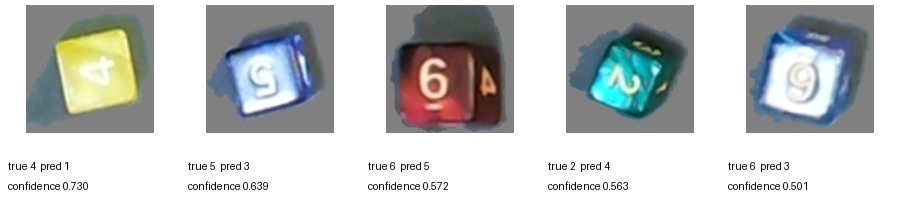
#> input picture models/d6_center/misclassified_test_images.png, 900 x 205 px, given in place of the camera
$ python calibrate_camera.py   (older library calls are emulated)
#> lines starting #> are read from the running program, lines starting #| are printed output that depends on the picture
### icy_dice/camera.py
"""Camera capability probing, calibration, locking, and drift detection.

The camera driver is allowed to decline any property.  This module records
what it can actually read and set instead of assuming that every OpenCV
``CAP_PROP_*`` value is implemented.
"""

from __future__ import annotations

from dataclasses import asdict, dataclass, field
from datetime import datetime
import json
import math
from pathlib import Path
import time
from typing import Iterable

import cv2
import numpy as np


CAMERA_REPORT_PATH = Path("calibration/camera_calibration.json")
CAMERA_PREVIEW_PATH = Path("calibration/camera_calibration_preview.png")

# Diagnostic thresholds.  These are deliberately broad: the goal is to catch
# a changed lighting/camera state, not to declare one artistic exposure ideal.
DARK_MEAN_LUMA = 45.0
BRIGHT_MEAN_LUMA = 210.0
MAX_SHADOW_FRACTION = 0.25
MAX_HIGHLIGHT_FRACTION = 0.03
MIN_ABSOLUTE_SHARPNESS = 60.0
MAX_SETTLED_LUMA_STD = 2.5
MAX_SETTLED_LUMA_RANGE = 8.0
MAX_SETTLED_CHANNEL_RANGE = 5.0

# Drift relative to the empty-tray background reference.
MAX_REFERENCE_LUMA_DELTA = 8.0
MAX_REFERENCE_LUMA_FRACTION = 0.10
MAX_REFERENCE_CHANNEL_DELTA = 8.0
MIN_REFERENCE_SHARPNESS_RATIO = 0.60
MAX_PROPERTY_DELTAS = {
    "exposure": 0.10,
    "gain": 0.50,
    "white_balance_temperature": 75.0,
    "focus": 1.0,
    "auto_exposure": 0.10,
    "auto_white_balance": 0.10,
    "autofocus": 0.10,
}


@dataclass(frozen=True)
class PropertySpec:
    name: str
    property_id: int
    writable_probe: bool = False


PROPERTY_SPECS: tuple[PropertySpec, ...] = (
    PropertySpec("frame_width", cv2.CAP_PROP_FRAME_WIDTH),
    PropertySpec("frame_height", cv2.CAP_PROP_FRAME_HEIGHT),
    PropertySpec("fps", cv2.CAP_PROP_FPS),
    PropertySpec("fourcc", cv2.CAP_PROP_FOURCC),
    PropertySpec("format", cv2.CAP_PROP_FORMAT),
    PropertySpec("mode", cv2.CAP_PROP_MODE),
    PropertySpec("brightness", cv2.CAP_PROP_BRIGHTNESS, True),
    PropertySpec("contrast", cv2.CAP_PROP_CONTRAST, True),
    PropertySpec("saturation", cv2.CAP_PROP_SATURATION, True),
    PropertySpec("hue", cv2.CAP_PROP_HUE, True),
    PropertySpec("gain", cv2.CAP_PROP_GAIN, True),
    PropertySpec("exposure", cv2.CAP_PROP_EXPOSURE, True),
    PropertySpec("auto_exposure", cv2.CAP_PROP_AUTO_EXPOSURE, True),
    PropertySpec(
        "white_balance_temperature",
        cv2.CAP_PROP_WB_TEMPERATURE,
        True,
    ),
    PropertySpec("auto_white_balance", cv2.CAP_PROP_AUTO_WB, True),
    PropertySpec("focus", cv2.CAP_PROP_FOCUS, True),
    PropertySpec("autofocus", cv2.CAP_PROP_AUTOFOCUS, True),
    PropertySpec("sharpness", cv2.CAP_PROP_SHARPNESS, True),
    PropertySpec("gamma", cv2.CAP_PROP_GAMMA, True),
    PropertySpec("backlight", cv2.CAP_PROP_BACKLIGHT, True),
    PropertySpec("zoom", cv2.CAP_PROP_ZOOM, True),
    PropertySpec("pan", cv2.CAP_PROP_PAN, True),
    PropertySpec("tilt", cv2.CAP_PROP_TILT, True),
    PropertySpec("iris", cv2.CAP_PROP_IRIS, True),
)


@dataclass(frozen=True)
class CameraProperty:
    name: str
    property_id: int
    value: float | None
    readable: bool
    settable: bool | None


@dataclass(frozen=True)
class CameraSnapshot:
    captured_at: str
    backend: str
    properties: dict[str, CameraProperty]

    def value(self, name: str) -> float | None:
        item = self.properties.get(name)
        return None if item is None else item.value

    # [9 lines left out: function to_dict, not called in this run]


@dataclass(frozen=True)
class FrameMetrics:
    mean_luminance: float
    luminance_std: float
    shadow_fraction: float
    highlight_fraction: float
    sharpness: float
    mean_blue: float
    mean_green: float
    mean_red: float

    @property
    def channel_means(self) -> tuple[float, float, float]:
        return (self.mean_blue, self.mean_green, self.mean_red)


@dataclass(frozen=True)
class StabilityMetrics:
    frame_count: int
    mean_luminance: float
    luminance_std_across_frames: float
    luminance_range: float
    mean_shadow_fraction: float
    mean_highlight_fraction: float
    median_sharpness: float
    minimum_sharpness: float
    channel_ranges: tuple[float, float, float]


@dataclass(frozen=True)
class ControlAction:
    control: str
    attempted: bool
    succeeded: bool
    before: float | None
    requested: float | None
    after: float | None
    note: str = ""


@dataclass(frozen=True)
class CameraCalibrationReport:
    created_at: str
    before_settle: CameraSnapshot
    settled: CameraSnapshot
    locked: CameraSnapshot
    settle_metrics: StabilityMetrics
    locked_metrics: StabilityMetrics
    actions: tuple[ControlAction, ...]
    warnings: tuple[str, ...]
    preview_metrics: FrameMetrics | None = None

    # [14 lines left out: function to_dict, not called in this run]


@dataclass(frozen=True)
class CameraReference:
    created_at: str
    snapshot: CameraSnapshot
    frame_metrics: FrameMetrics

    # [6 lines left out: function to_dict, not called in this run]


@dataclass(frozen=True)
class CameraHealth:
    checked_at: str
    current_snapshot: CameraSnapshot
    current_metrics: FrameMetrics
    warnings: tuple[str, ...]

    @property
    def healthy(self) -> bool:
        return not self.warnings

    # [8 lines left out: function to_dict, not called in this run]


def _finite(value: float) -> bool:
    return isinstance(value, (int, float)) and math.isfinite(float(value))


def _read_property(camera: cv2.VideoCapture, property_id: int) -> float | None:
    try:
        value = float(camera.get(property_id))
    except (TypeError, ValueError, cv2.error):
        return None
    return value if _finite(value) else None


def _same_value_probe(
    camera: cv2.VideoCapture,
    property_id: int,
    value: float | None,
) -> bool | None:
    if value is None:
        return False
    try:
        return bool(camera.set(property_id, float(value)))
    except cv2.error:
        return False


def capture_snapshot(
    camera: cv2.VideoCapture,
    *,
    probe_writable: bool = False,
) -> CameraSnapshot:
#> called with probe_writable = True
    try:
        backend = camera.getBackendName()
    except (AttributeError, cv2.error):
        backend = "unknown"

    properties: dict[str, CameraProperty] = {}
    for spec in PROPERTY_SPECS:
        value = _read_property(camera, spec.property_id)
        settable = (
            _same_value_probe(camera, spec.property_id, value)
            if probe_writable and spec.writable_probe
            else None
        )
        properties[spec.name] = CameraProperty(
            name=spec.name,
            property_id=spec.property_id,
            value=value,
            readable=value is not None,
            settable=settable,
        )
#> in collect_stability, frame is the input picture: shape (205, 900, 3); mean B, G, R 197.6, 198.2, 195.2

    return CameraSnapshot(
        captured_at=datetime.now().isoformat(timespec="seconds"),
        backend=backend,
        properties=properties,
    )


def measure_frame(frame: np.ndarray) -> FrameMetrics:
    if frame is None or frame.size == 0:
        raise ValueError("Cannot measure an empty frame.")

    if frame.ndim == 2:
        gray = frame
        blue = green = red = float(np.mean(frame))
    elif frame.ndim == 3 and frame.shape[2] >= 3:
        gray = cv2.cvtColor(frame[:, :, :3], cv2.COLOR_BGR2GRAY)
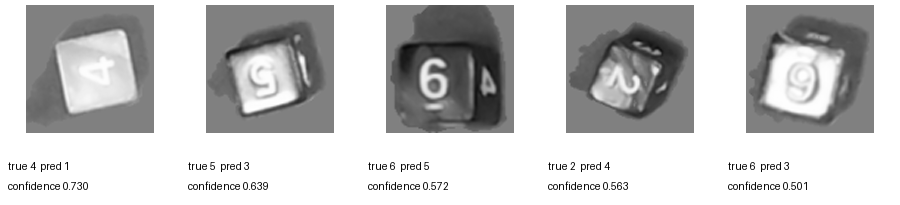
#> gray: shape (205, 900); min 3, max 255, mean 197.2
        blue, green, red = (
            float(value)
            for value in np.mean(frame[:, :, :3], axis=(0, 1))
        )
#> blue = 197.6; green = 198.2; red = 195.2
    else:
        raise ValueError(f"Unsupported frame shape: {frame.shape}")

    gray_float = gray.astype(np.float32)
    return FrameMetrics(
        mean_luminance=float(np.mean(gray_float)),
        luminance_std=float(np.std(gray_float)),
        shadow_fraction=float(np.mean(gray <= 8)),
        highlight_fraction=float(np.mean(gray >= 247)),
        sharpness=float(cv2.Laplacian(gray, cv2.CV_64F).var()),
        mean_blue=blue,
        mean_green=green,
        mean_red=red,
    )


# [37 lines left out: function summarize_metrics, not called in this run]


def collect_stability(
    camera: cv2.VideoCapture,
    duration_seconds: float,
    *,
    minimum_frames: int = 12,
) -> tuple[StabilityMetrics, np.ndarray]:
    start = time.perf_counter()
    metrics: list[FrameMetrics] = []
    last_frame: np.ndarray | None = None

    while (
        time.perf_counter() - start < duration_seconds
        or len(metrics) < minimum_frames
    ):
        ok, frame = camera.read()
        if not ok or frame is None:
            continue
        last_frame = frame.copy()
        metrics.append(measure_frame(frame))

    if last_frame is None:
        raise RuntimeError("No camera frames were available during calibration.")
    return summarize_metrics(metrics), last_frame


# [148 lines left out: functions _set_and_verify, _manual_exposure_candidates, lock_camera_controls, calibration_warnings, not called in this run]


class CameraCalibrator:
    def __init__(
        self,
        report_path: Path = CAMERA_REPORT_PATH,
        preview_path: Path = CAMERA_PREVIEW_PATH,
    ) -> None:
        self.report_path = report_path
        self.preview_path = preview_path
        self.last_report: CameraCalibrationReport | None = None

    def calibrate(
        self,
        camera: cv2.VideoCapture,
        *,
        settle_seconds: float = 2.5,
        verification_seconds: float = 1.0,
        lock_controls: bool = True,
        save: bool = True,
    ) -> CameraCalibrationReport:
        before = capture_snapshot(camera, probe_writable=True)
        settle_metrics, settled_frame = collect_stability(
            camera,
            settle_seconds,
        )
        settled = capture_snapshot(camera)
        actions = (
            lock_camera_controls(camera)
            if lock_controls
            else tuple()
        )
        locked_metrics, locked_frame = collect_stability(
            camera,
            verification_seconds,
        )
        locked = capture_snapshot(camera)
        warnings = list(calibration_warnings(locked_metrics))

        for control in ("auto_exposure", "auto_white_balance", "autofocus"):
            matching = [action for action in actions if action.control == control]
            if lock_controls and matching and not matching[-1].succeeded:
                warnings.append(
                    f"{control.replace('_', ' ')} could not be locked by this driver"
                )

        report = CameraCalibrationReport(
            created_at=datetime.now().isoformat(timespec="seconds"),
            before_settle=before,
            settled=settled,
            locked=locked,
            settle_metrics=settle_metrics,
            locked_metrics=locked_metrics,
            actions=actions,
            warnings=tuple(dict.fromkeys(warnings)),
            preview_metrics=measure_frame(locked_frame),
        )
        self.last_report = report

        if save:
            self.save_report(report, locked_frame)
        return report

    # [131 lines left out: functions save_report, make_reference, check_reference, session_metadata, concise_report, not called in this run]

### icy_dice/vision.py
"""Proven camera, ArUco, segmentation, crop, and burst-capture backend.

This module contains no roll workflow or user interaction.  It was extracted
from dataset collector v4.2 so CLI and future GUI front ends share exactly
the same image-processing implementation.
"""

from __future__ import annotations

import time

from dataclasses import dataclass
from pathlib import Path

import cv2
import numpy as np


# ---------------------------------------------------------------------------
# Configuration
# ---------------------------------------------------------------------------

CAMERA_INDEX = 0
CAMERA_WIDTH = 1920
CAMERA_HEIGHT = 1080
CAMERA_FPS = 60

OUTPUT_WIDTH = 1200
OUTPUT_HEIGHT = 800

BACKGROUND_PATH = Path("calibration/empty_tray.png")

# These margins are used only by motion detection. They must not be
# applied to the foreground mask, because doing so cuts off dice near a wall.
MOTION_MARGIN_X = 45
MOTION_MARGIN_Y = 45

FOREGROUND_THRESHOLD = 28
MIN_DIE_AREA = 500
MAX_DIE_AREA = 40_000

# A candidate centroid may be very near the tray wall, but not literally on
# the rectified image boundary.
CANDIDATE_CENTER_MARGIN = 3

# Gentle morphology removes isolated felt noise without joining nearby dice.
FOREGROUND_OPEN_KERNEL = 3
FOREGROUND_CLOSE_KERNEL = 5
FOREGROUND_CLOSE_ITERATIONS = 1

# If fewer components are found than the requested die count, spatial k-means
# is used to split the largest merged foreground region.
KMEANS_ATTEMPTS = 10
MERGED_REGION_AREA_RATIO = 1.35

CROP_SIZE = 128
CROP_PADDING_FRACTION = 0.32
MASK_BACKGROUND_BGR = (128, 128, 128)

# Pressing C starts a burst. Motion is used to rank frames, not to block C.
BURST_DURATION_SECONDS = 1.0
BURST_MIN_CAPTURE_FRAMES = 30
BURST_MAX_CAPTURE_FRAMES = 90
BURST_SELECTED_FRAMES = 18
BURST_MIN_VALID_FRAMES = 18

# Frame-ranking weights. They sum to 1.0.
BURST_WEIGHT_SHARPNESS = 0.35
BURST_WEIGHT_MOTION = 0.20
BURST_WEIGHT_CENTROID = 0.25
BURST_WEIGHT_AREA = 0.10
BURST_WEIGHT_MARKERS = 0.10

MOTION_IMAGE_WIDTH = 300


@dataclass(frozen=True)
class RollRequest:
    count: int
    die_type: str

    @property
    def expression(self) -> str:
        return f"{self.count}{self.die_type}"

    # [12 lines left out: function allowed_labels, not called in this run]


@dataclass(frozen=True)
class Candidate:
    component_label: int
    bbox: tuple[int, int, int, int]
    area: int
    centroid: tuple[float, float]


@dataclass(frozen=True)
class CandidateImages:
    raw: np.ndarray
    masked: np.ndarray
    component_mask: np.ndarray


@dataclass
class BurstFrame:
    capture_index: int
    rectified: np.ndarray
    source_points: np.ndarray
    candidates: list[Candidate]
    split_count: int
    motion_score: float
    sharpness_score: float
    centroid_error: float = 0.0
    area_error: float = 0.0
    marker_error: float = 0.0
    quality_score: float = 0.0


@dataclass(frozen=True)
class BurstSelection:
    representative: BurstFrame
    selected_frames: list[BurstFrame]
    total_frames: int
    marker_valid_frames: int
    count_valid_frames: int


def open_camera() -> cv2.VideoCapture:
    camera = cv2.VideoCapture(CAMERA_INDEX, cv2.CAP_DSHOW)

    if not camera.isOpened():
        camera.release()
        raise RuntimeError("Could not open camera.")

    camera.set(cv2.CAP_PROP_FRAME_WIDTH, CAMERA_WIDTH)
    camera.set(cv2.CAP_PROP_FRAME_HEIGHT, CAMERA_HEIGHT)
    camera.set(cv2.CAP_PROP_FPS, CAMERA_FPS)
    camera.set(cv2.CAP_PROP_BUFFERSIZE, 1)

    return camera


# [1040 lines left out: functions create_aruco_detector, detect_markers, order_points, find_inward_marker_corners, rectify_tray, save_background and 23 more, not called in this run]

### calibrate_camera.py
from __future__ import annotations

import argparse
import sys

from icy_dice.camera import CameraCalibrator, concise_report
from icy_dice import vision


def parse_args() -> argparse.Namespace:
    parser = argparse.ArgumentParser(
        description=(
            "Measure Icy Dice camera stability and attempt to lock "
            "exposure, white balance, and focus."
        )
    )
    parser.add_argument(
        "--settle-seconds",
        type=float,
        default=2.5,
        help="Seconds to let automatic camera controls settle.",
    )
    parser.add_argument(
        "--verification-seconds",
        type=float,
        default=1.0,
        help="Seconds to measure stability after locking.",
    )
    parser.add_argument(
        "--no-lock",
        action="store_true",
        help="Measure the camera without disabling automatic controls.",
    )
    return parser.parse_args()


def main() -> int:
    args = parse_args()
    camera = vision.open_camera()
    calibrator = CameraCalibrator()

    try:
        print("Remove all dice and leave the tray lighting in its normal state.")
        print("Letting camera controls settle...")
        report = calibrator.calibrate(
            camera,
            settle_seconds=args.settle_seconds,
            verification_seconds=args.verification_seconds,
            lock_controls=not args.no_lock,
        )
        print(concise_report(report))
        print("\nSaved:")
        print(f"  {calibrator.report_path.resolve()}")
        print(f"  {calibrator.preview_path.resolve()}")
        return 0
    except RuntimeError as error:
        print(f"Camera calibration failed: {error}")
        return 1
    finally:
        camera.release()


if __name__ == "__main__":
    sys.exit(main())
